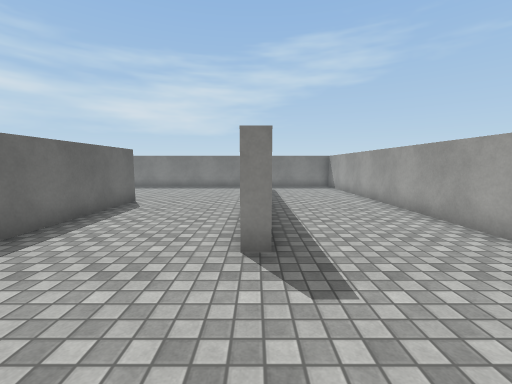
[1] (above)

16 first-person views from a walk through a 3-D level made in the Unity game engine. The camera is 1.4 m above the floor, tilts 6° down and sees 90° across. The floor is counted in squares, 1 m on a side. Each view is taken from the middle of a square. On the plan, view 1 faces up. The plan holds only what a view shows up to about 13 squares ahead; the rest is blank. The player is left out. Surface patterns are stand-ins for the level's own textures.

[2]
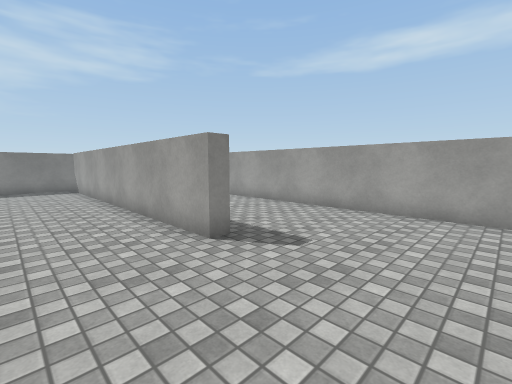

[3]
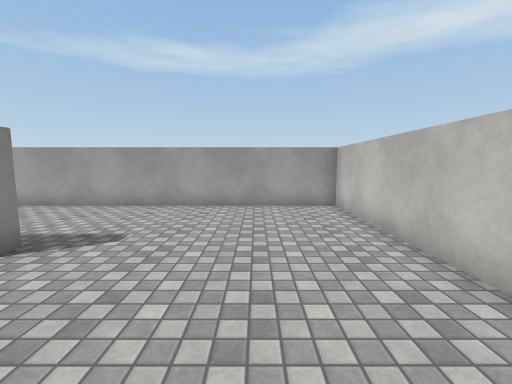

[4]
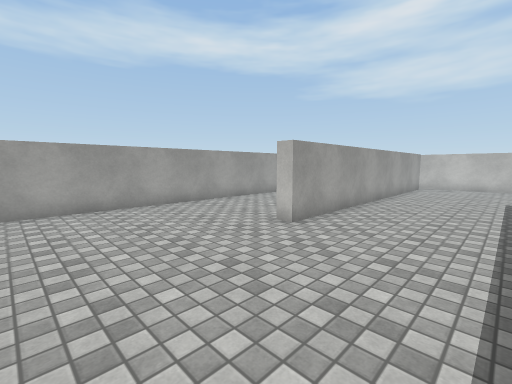

[5]
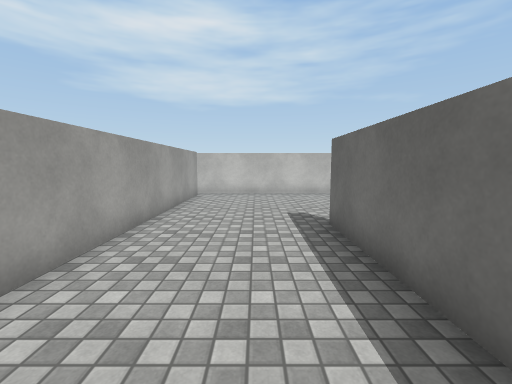

[6]
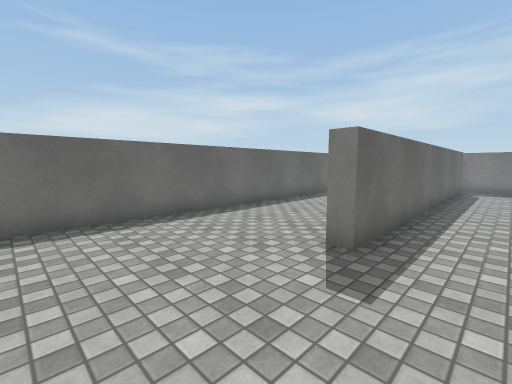

[7]
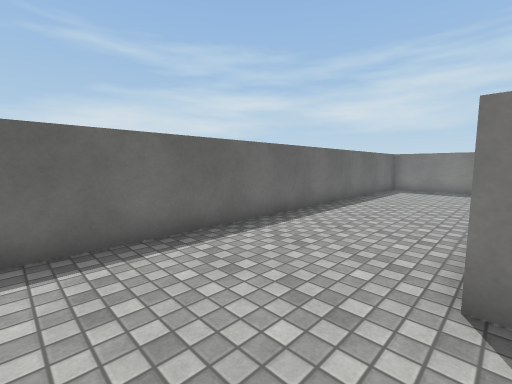

[8]
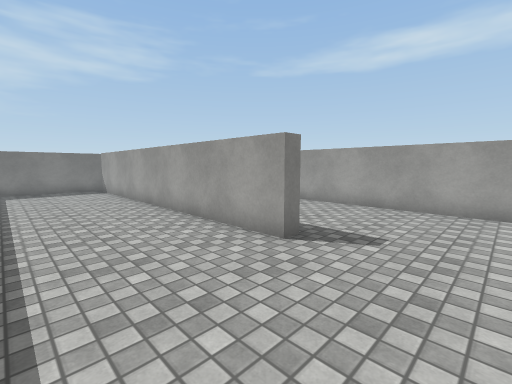

[9]
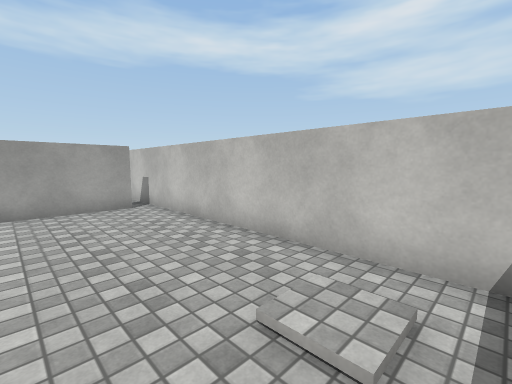

[10]
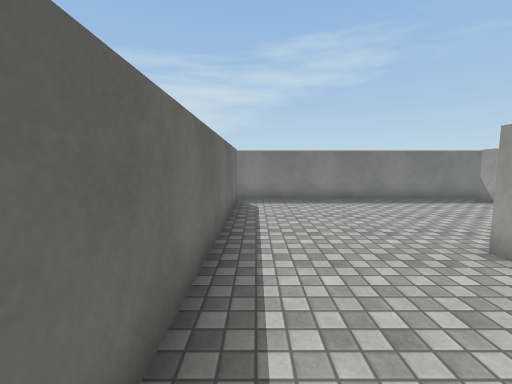

[11]
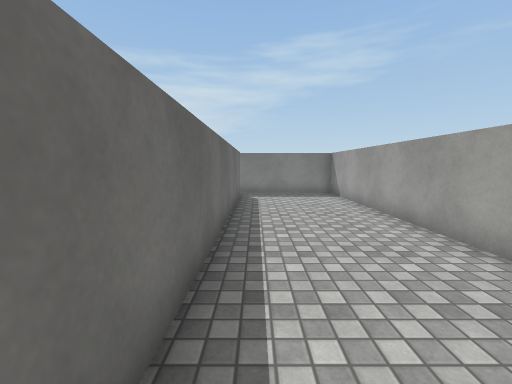

[12]
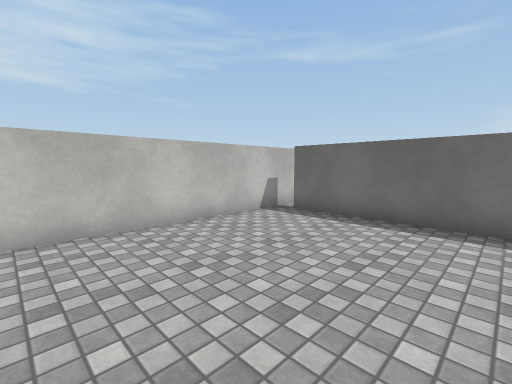

[13]
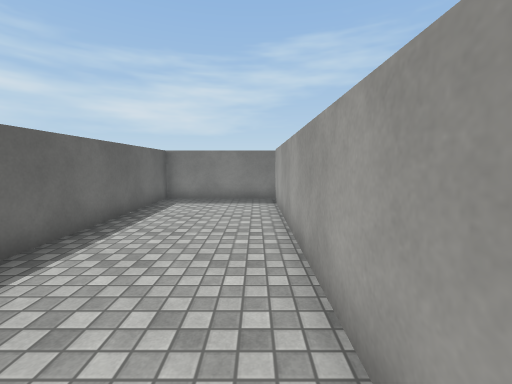

[14]
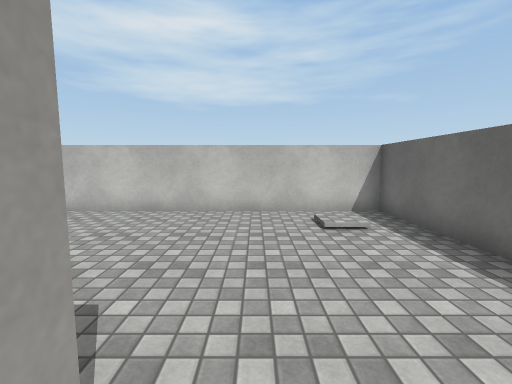

[15]
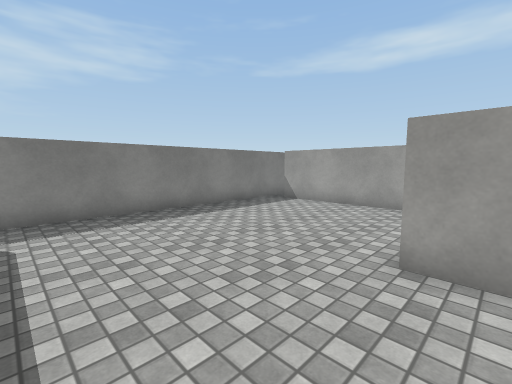

[16]
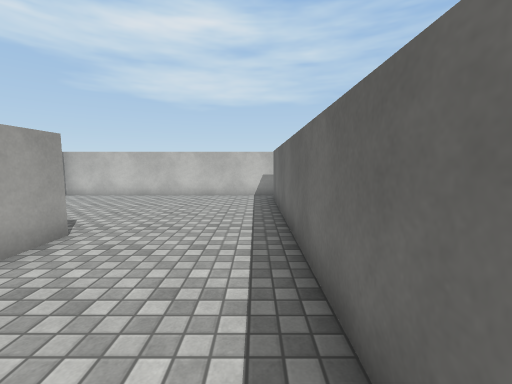

### Floor plan
Points are (right, up) in squares from view 1. A wall is a line through its corners. A room is listed if a view was taken in it or the views show most of it. See-through windows are left out.
Room 1 (views 1, 2, 3, 4, 5, 6, 7, 8, 9, 10, 11, 12, 13, 14, 15, 16)
walls: (0.4, 4) (-0.3, 4) (-0.3, 16); (-5.3, -2.1) (-5.3, 10) (-4.8, 10) (-4.8, -2); (-9.7, 16) (-9.7, 4) (-10.2, 4) (-10.2, 16); (0.3, 15.5) (0.3, 4.6); (-14.7, 16.7) (-14.7, -2.8) (4.8, -2.8) (4.8, 16.7) (-14.7, 16.7)
ways out: gap at (-5, -2)

Where each view was taken, in squares from view 1:
view 1: 0 up, 0 right, facing up
view 2: 0 up, 3 left, facing up-right
view 3: 0 up, 4 left, facing right
view 4: 15 up, 9 left, facing down-right
view 5: 10 up, 8 left, facing down
view 6: 0 up, 8 left, facing up-left
view 7: 1 up, 10 left, facing up-left
view 8: 1 up, 14 left, facing up-right
view 9: 1 up, 14 left, facing down-right
view 10: 6 up, 9 left, facing up
view 11: 4 up, 1 right, facing up
view 12: 3 up, 2 right, facing down-left
view 13: 6 up, 11 left, facing up
view 14: 5 up, 11 left, facing down
view 15: 9 up, 9 left, facing up-right
view 16: 9 up, 4 left, facing down
